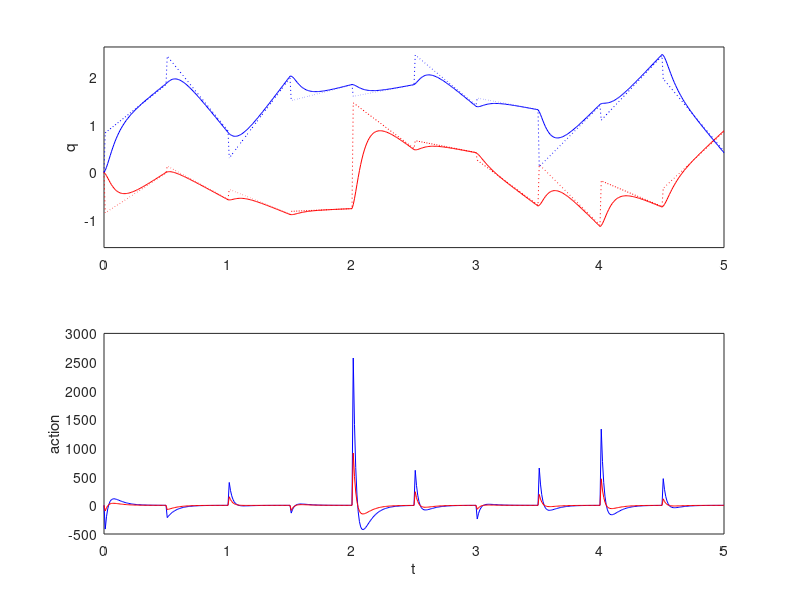

This figure's MATLAB source:
clear variables;
clc; %clear the command screen
clf; %clear the figures

% Set simulation parameters & initialize system
dur = 5;  % duration of simulated process in s
Dt = 0.01;  % time step for simulation
t = 0;  % initial time
time_int = 0.5; %seconds between jumps
wait = ceil(time_int / Dt); %interval betw target jumps, measured in time steps
q_min = [-1.5; 0]; %the interval for min arm angles
q_max = [1.5; 2.5]; %the interval for max arm angles
q = [0;0]; %inital arm positions
q_star = [0;0]; %initial target position
q_vel = [0;0]; %initial arm velocity
q_acc = [0;0]; %initial arm acceleration
psi = [2.06 0.65 0.56]; % the psi vector, stored as a horizontal vector
M = [(psi(1)+2*psi(2)*cos(q(2,1))) (psi(3)+psi(2)*cos(q(2,1))); (psi(3)+psi(2)*cos(q(2,1))) psi(3)];
GAMMA = psi(2)*sin(q(2,1))*[-q_vel(2,1) -(q_vel(2,1)+q_vel(1,1)); q_vel(1,1) 0]; 
step = 0;  % # time steps since simulation began
a = [0; 0]; %the initial action is zero

DATA = zeros(11, 1 + floor(dur/Dt));  % allocate at least enough memory
i_gp = 1;  % index of graph pts
DATA(:, i_gp) = [t; q_star; q; q_vel; q_acc; a];  % record data for plotting

for t = Dt:Dt:dur
    
  % Set target
  step = step + 1;
  if mod(step, wait) == 1
    q_star_initial = q_min + (q_max - q_min).*rand(2, 1); %initialize the position of q_star at the end of the interval of the jump, this guarunties 
    q_star = q_star_initial;
    maxi = (q_max -q_star_initial) / time_int; %maximum possible velocity that ensures that q_star stays within the desired interval
    mini = (q_min -q_star_initial) / time_int; %mininmum possible velocity that ensures that q_star stays within the desired interval
    q_star_vel_max = min([4;4], maxi);  
    q_star_vel_min = max([-4;-4], mini); 
    q_star_vel = q_star_vel_min + (q_star_vel_max - q_star_vel_min).*rand(2,1); %randomizing the velocity
  else
      q_star = q_star + Dt * q_star_vel; %in cases where we don't have jump, we adjust the postion of the target
  end
  
  % Compute command
  h = - 40 * (q_vel - q_star_vel) - 400 * (q - q_star); %my desired linear dynamics, based off the hurwitz polynomial
  a = M*h + GAMMA*q_vel;
  %a = min(3900, a) %optional caping of a below 4000, it doesn't usually
  %spike that high but just in case we can use this
  q_acc = inv(M)*(a - GAMMA*q_vel); %technically q_acc == h, but if we wanted to impose an artifical cap on max a, we could recalculate h here
  
  % Update arm position
  q_vel = q_vel + Dt*q_acc;   % Euler integration
  q = q + Dt*q_vel;  % Euler integration
  
  %make sure the arm coordinates are withing physiological norms
  q_bounded = max(q_min, min(q_max, q));
  q_vel = (q == q_bounded).*q_vel;
  q = q_bounded;
    
  % Record data for plotting
  i_gp = i_gp + 1;
  DATA(:, i_gp) = [t; q_star; q; q_vel; q_acc; a];

end  % for t
DATA = DATA(:, 1:i_gp);



% Plot
figure(1);
set(gcf, 'Name', 'Arm_positions and action graphs', 'NumberTitle', 'off');
subplot(2, 1, 1);
plot(DATA(1, :), DATA(2, :), 'r:');
hold on;
%grid on;
plot(DATA(1, :), DATA(3, :), 'b:');
plot(DATA(1, :), DATA(4, :), 'r');
plot(DATA(1, :), DATA(5, :), 'b');
ylim(1.05*[min(q_min), max(q_max)]);
ylabel('q');
set(gca, 'TickLength', [0, 0]);
subplot(2, 1, 2);
plot(DATA(1, :), DATA(10, :), 'b');
hold on;
plot(DATA(1, :), DATA(11, :), 'r');
hold on;
% line([0, dur], [a_max, a_max], 'Color', 'k', 'LineStyle', '--');
% line([0, dur], [-a_max, -a_max], 'Color', 'k', 'LineStyle', '--');
% ylim([-1.1*a_max, 1.1*a_max]);
ylabel('action');
xlabel('t');
set(gca, 'TickLength', [0, 0]);